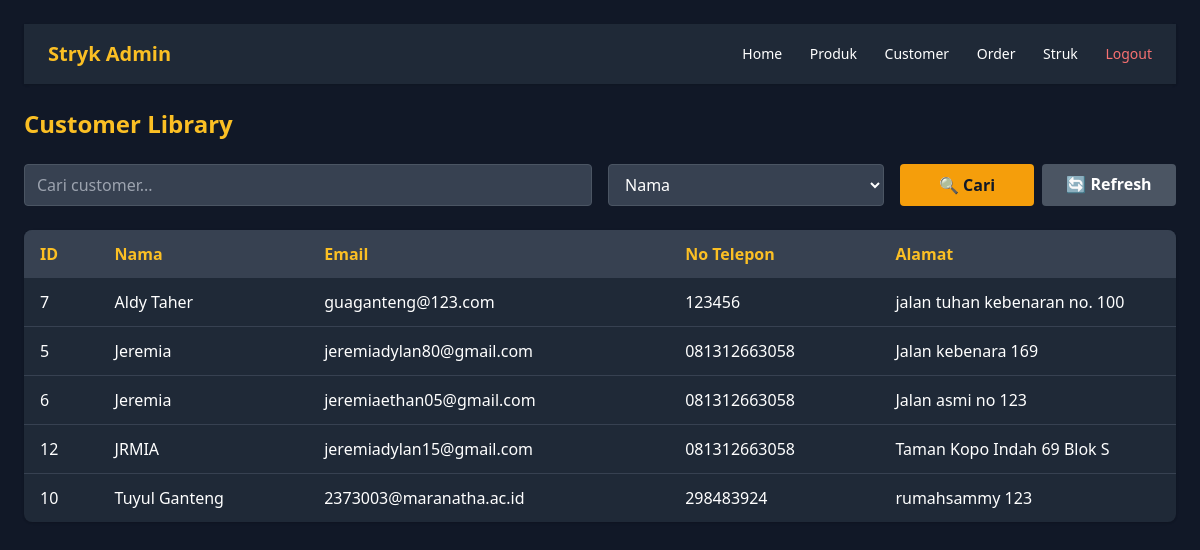
/admin/customer_admin.php, run on an earlier commit of the app's database.
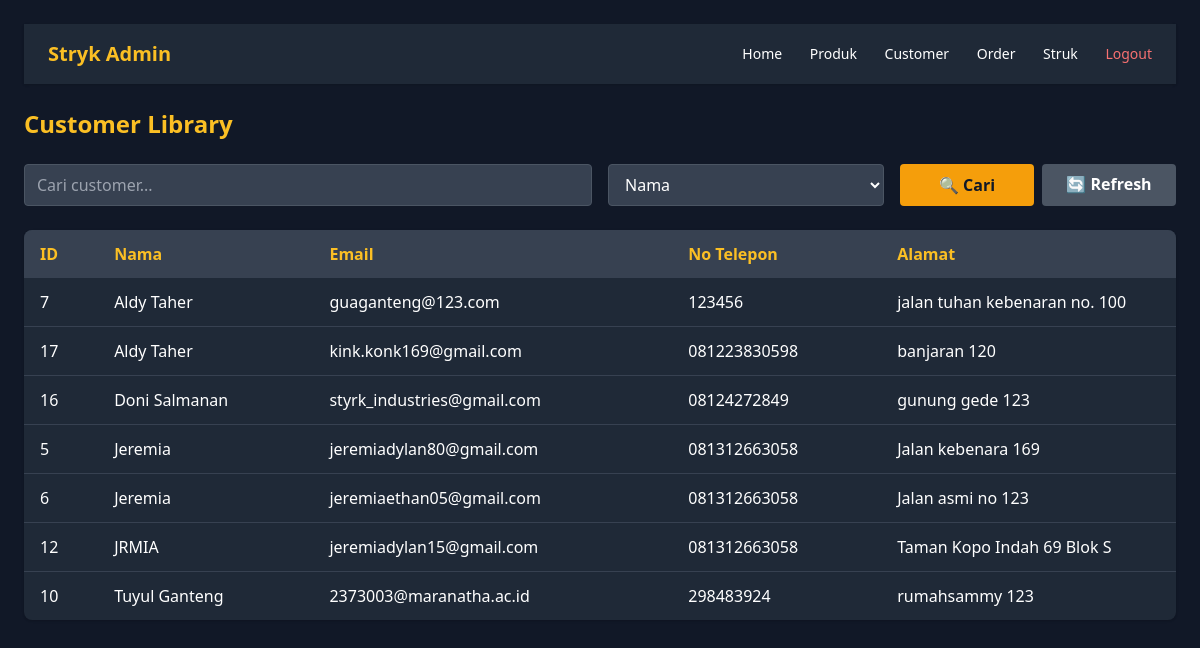
And on a later commit of the database.
### tables this page shows
CREATE TABLE `customer` (
  `customer_id` int NOT NULL,
  `nama` varchar(100) NOT NULL,
  `password` text NOT NULL,
  `email` varchar(100) NOT NULL,
  `no_telepon` varchar(20) NOT NULL,
  `provinsi` varchar(100) NOT NULL,
  `kota` varchar(100) NOT NULL,
  `alamat` text NOT NULL,
  `last_login` timestamp NULL DEFAULT NULL,
  `last_reengagement_sent` timestamp NULL DEFAULT NULL
);

### admin/customer_admin.php (the view, shortened to what this page needs)
<?php
include 'koneksi.php';
include 'header_admin.php';
$search = $_GET['search'] ?? '';
$search_by = $_GET['search_by'] ?? 'nama';
$query = "SELECT customer_id, nama, email, no_telepon, alamat FROM customer WHERE 1=1";
$query .= " ORDER BY nama";
$result = mysqli_query($conn, $query);
?>
<!DOCTYPE html>
<html lang="id">
<head>
  <link href="https://cdn.jsdelivr.net/npm/tailwindcss@2.2.19/dist/tailwind.min.css" rel="stylesheet">
</head>
<body class="bg-gray-900 text-white p-6">
  <h1 class="text-2xl font-bold text-yellow-400 mb-6">Customer Library</h1>
  <form method="GET" class="grid grid-cols-1 md:grid-cols-4 gap-4 mb-6">
    <div class="col-span-2">
      <input type="text" name="search" class="w-full px-3 py-2 rounded bg-gray-700 text-white border border-gray-600"
             placeholder="Cari customer..." value="<?= htmlspecialchars($search) ?>">
    </div>
    <div>
      <select name="search_by" class="w-full px-3 py-2 rounded bg-gray-700 text-white border border-gray-600">
        <option value="nama" <?= $search_by === 'nama' ? 'selected' : '' ?>>Nama</option>
      </select>
    </div>
    <div class="grid grid-cols-2 gap-2">
      <button type="submit" class="bg-yellow-500 hover:bg-yellow-600 text-gray-900 font-bold py-2 px-4 rounded">
        🔍 Cari
      </button>
      <a href="customer_admin.php" class="bg-gray-600 hover:bg-gray-700 text-white font-bold py-2 px-4 rounded text-center">
        🔄 Refresh
      </a>
    </div>
  </form>
  <div class="bg-gray-800 rounded-lg shadow overflow-hidden table-container">
    <table class="w-full">
      <thead class="bg-gray-700 text-yellow-400">
        <tr>
          <th class="py-3 px-4 text-left">ID</th>
          <th class="py-3 px-4 text-left">Nama</th>
          <th class="py-3 px-4 text-left">Email</th>
          <th class="py-3 px-4 text-left">No Telepon</th>
          <th class="py-3 px-4 text-left">Alamat</th>
        </tr>
      </thead>
      <tbody class="divide-y divide-gray-700">
        <?php while ($row = mysqli_fetch_assoc($result)) : ?>
          <tr class="hover:bg-gray-700">
            <td class="py-3 px-4"><?= $row['customer_id'] ?></td>
            <td class="py-3 px-4"><?= htmlspecialchars($row['nama']) ?></td>
            <td class="py-3 px-4"><?= htmlspecialchars($row['email']) ?></td>
            <td class="py-3 px-4"><?= htmlspecialchars($row['no_telepon']) ?></td>
            <td class="py-3 px-4 truncate" title="<?= htmlspecialchars($row['alamat']) ?>">
              <?= strlen($row['alamat']) > 30 ? substr(htmlspecialchars($row['alamat']), 0, 30).'...' : htmlspecialchars($row['alamat']) ?>
            </td>
          </tr>
        <?php endwhile; ?>
      </tbody>
    </table>
  </div>
</body>
</html>

What changed in the data, as far as the page shows it:
added customer: customer_id "17", nama "Aldy Taher", email "kink.konk169@gmail.com", no_telepon "081223830598", alamat "banjaran 120"
added customer: customer_id "16", nama "Doni Salmanan", email "styrk_industries@gmail.com", no_telepon "08124272849", alamat "gunung gede 123"
